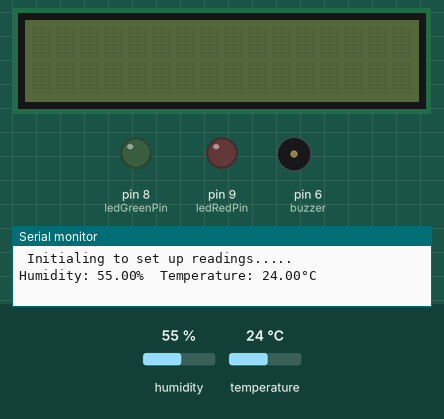
This sketch was run on a simulated Arduino Uno, built with avr-gcc and run on an emulated ATmega328P. On the bench: 16×2 character LCD, output pins drawn as LEDs (lit = HIGH), buzzer (waves = sounding), the last lines printed to the serial monitor. The test bench sets the inputs (shaded band); at power-on: humidity 55 %, temperature 24 °C. The RemoteXY app is connected; pins used as bus, display or sensor lines are not drawn.

Above: at 2.8 s.
2.9 s: humidity set to 41 %
9.0 s: humidity set to 38 %
At 10.9 s:
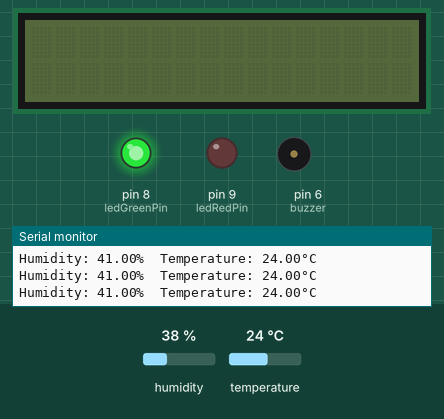
15.1 s: humidity set to 40 %
At 17.7 s:
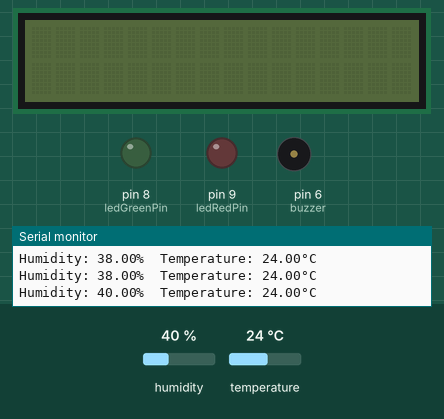
18.6 s: temperature set to 19 °C
22.1 s: temperature set to 16 °C
At 23.6 s:
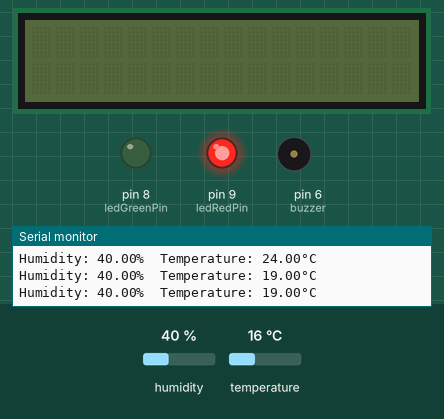
28.2 s: humidity set to 22 %
At 30.4 s:
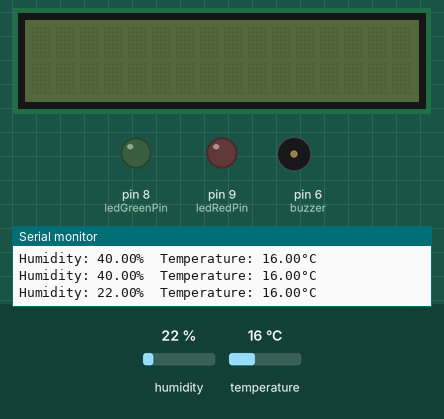
Timing chart, 0 to 35.3 s (numbered marks = the images above; inputs shaded):
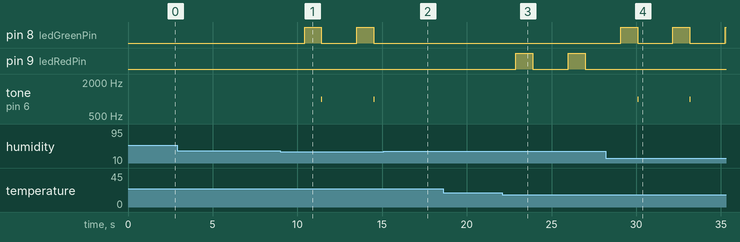

Measured:
- the behaviour switches between 40 and 39 % on humidity (found by bisection; images 0 and 1)
- the behaviour switches between 18 and 17 °C on temperature (found by bisection; images 2 and 3)
- after the input at 9.0 s, pin 8 (ledGreenPin): alternates HIGH for 1.0 s and LOW for 2.1 s, starting after 1.4 s; tone on pin 6 (buzzer): alternates 1000 Hz for 0.01 s and silent for 3.1 s, starting after 2.4 s
- after the input at 15.1 s, pin 8 (ledGreenPin): stays LOW (without the input it goes to HIGH after 1.5 s); tone on pin 6 (buzzer): stays silent (without the input it goes to 1000 Hz after 2.5 s)
- after the input at 22.1 s, pin 9 (ledRedPin): alternates HIGH for 1.0 s and LOW for 2.1 s, starting after 0.79 s
- after the input at 28.2 s, pin 8 (ledGreenPin): alternates HIGH for 1.0 s and LOW for 2.1 s, starting after 0.88 s; pin 9 (ledRedPin): stops changing and stays LOW; tone on pin 6 (buzzer): alternates 1000 Hz for 0.01 s and silent for 3.1 s, starting after 1.9 s

The sketch:

hems.ino
```cpp
// USB Serial Mode & Speed
#define REMOTEXY_MODE__HARDSERIAL
#define REMOTEXY_SERIAL Serial
#define REMOTEXY_SERIAL_SPEED 9600

//Libraries for LCD, Temperature/Humidity Sensor & RemoteXY Remote Access are here:
#include "DHT.h"
#include "LiquidCrystal.h"
#include "RemoteXY.h"

// Pin for the sensor is defined
#define DHTPIN 13
// The sensor type is specified
#define DHTTYPE DHT11

// The instance of the sensor (object) is created
DHT dht(DHTPIN, DHTTYPE);


// RemoteXY GUI configuration
#pragma pack(push, 1)
uint8_t RemoteXY_CONF[] =  // 91 bytes
  { 255,0,0,8,0,84,0,19,0,0,0,72,69,77,83,32,82,101,109,111,
  116,101,32,65,99,99,101,115,115,0,24,1,106,200,1,1,4,0,67,8,
  66,40,10,205,16,26,3,67,59,66,40,10,205,16,26,3,129,12,57,28,
  6,64,97,72,85,77,73,68,73,84,89,0,129,58,57,42,6,64,97,84,
  69,77,80,69,82,65,84,85,82,69,0 };

// this structure defines all the variables and events of your control interface
struct {

    // output variables
  float Humidity;
  float Temperature;

    // other variable
  uint8_t connect_flag;  // =1 if wire connected, else =0

} RemoteXY;
#pragma pack(pop)


// The pins for the LED lights and the buzzer
const int ledGreenPin = 8;
const int ledRedPin = 9;
const int buzzer = 6;


// Initialise HEMS settings on components & remote access
void setup()
{
  RemoteXY_Init();

  Serial.begin(9600);
  Serial.println(F("\n Initialing to set up readings....."));

  pinMode(ledGreenPin, OUTPUT);
  pinMode(ledRedPin, OUTPUT);
  pinMode(buzzer, OUTPUT);
  dht.begin();

}


void loop()
{
  // Handler on reading the sensor data
  RemoteXY_Handler();

  RemoteXY.Humidity = dht.readHumidity();
  RemoteXY.Temperature = dht.readTemperature();


  // Variables to collect and hold temperature and humidity data
  delay(2000);
  float h = dht.readHumidity();
  float t = dht.readTemperature();

  // If no readings are taken, this is the error message
  if (isnan(h) || isnan(t))
  {
    Serial.println(F("Failed to gather readings from DHT11 Sensor!"));
    return;
  }

  // Selection statements to trigger LEDS and buzzer when humidity/temperature falls within these conditions
  else if(h > 60 || h < 40)
  {
    digitalWrite(ledGreenPin, HIGH);
    delay(1000);
    digitalWrite(ledGreenPin, LOW);
    digitalWrite(buzzer, HIGH);
    tone(buzzer, 1000, 10);
  }

  else if(t > 30 || t < 18 )
  {
    digitalWrite(ledRedPin, HIGH);
    delay(1000);
    digitalWrite(ledRedPin, LOW);
    digitalWrite(buzzer, HIGH);
    tone(buzzer, 1000, 5);
  }

  else if((t > 30 || t < 18) && (h > 60 || h < 40))
  {
     digitalWrite(ledGreenPin, HIGH);
     delay(1000);
     digitalWrite(ledGreenPin, LOW);
     digitalWrite(ledRedPin, HIGH);
     delay(1000);
     digitalWrite(ledRedPin, LOW);
     tone(buzzer, 2000, 5);
  }

  // Prints the readings on the Serial Monitor
  Serial.print(F("Humidity: "));
  Serial.print(h);
  Serial.print(F("%  Temperature: "));
  Serial.print(t);
  Serial.print(F("°C "));
  Serial.print("\n");

  // Instantiate the lcd obejct + displays the readings on the LCD
  LiquidCrystal lcd(12, 11, 5, 4, 3, 2);
  lcd.begin(16, 2);
  lcd.clear();
  lcd.println("Humidity:"); lcd.print(h);
  lcd.setCursor(0, 1);
  lcd.println("Temp:"); lcd.print(t);

}
```
